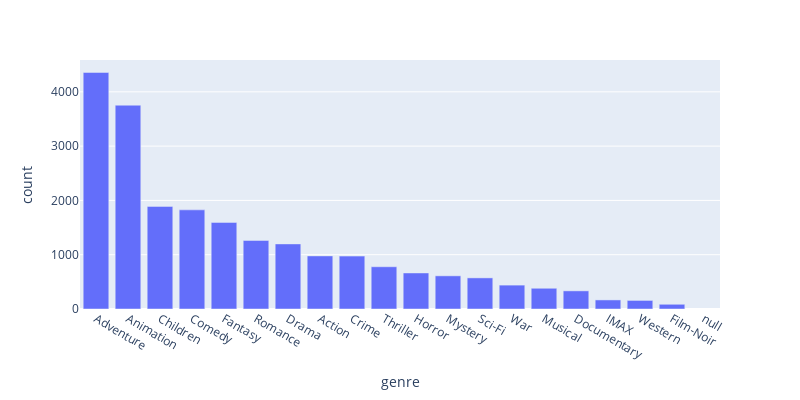

Notebook source saved alongside this figure:
### Code cell
fig = px.bar(data_frame=xy, x='genre', y='count', width=800, height=400)
fig.show()

### Figure 1 — Plotly figure (JSON) as saved in the notebook; plotly's stock layout.template omitted (floating-point values rounded to 4 significant figures)
{"data": [{"alignmentgroup": "True", "hovertemplate": "genre=%{x}<br>count=%{y}<extra></extra>", "legendgroup": "", "marker": {"color": "#636efa", "pattern": {"shape": ""}}, "name": "", "offsetgroup": "", "orientation": "v", "showlegend": false, "textposition": "auto", "type": "bar", "x": ["Adventure", "Animation", "Children", "Comedy", "Fantasy", "Romance", "Drama", "Action", "Crime", "Thriller", "Horror", "Mystery", "Sci-Fi", "War", "Musical", "Documentary", "IMAX", "Western", "Film-Noir", "null"], "xaxis": "x", "y": [4357, 3754, 1890, 1826, 1595, 1263, 1199, 978, 974, 778, 664, 611, 573, 440, 382, 334, 167, 158, 87, "null"], "yaxis": "y"}], "layout": {"barmode": "relative", "height": 400, "legend": {"tracegroupgap": 0}, "margin": {"t": 60}, "width": 800, "xaxis": {"anchor": "y", "domain": [0, 1], "title": {"text": "genre"}}, "yaxis": {"anchor": "x", "domain": [0, 1], "title": {"text": "count"}}}}
